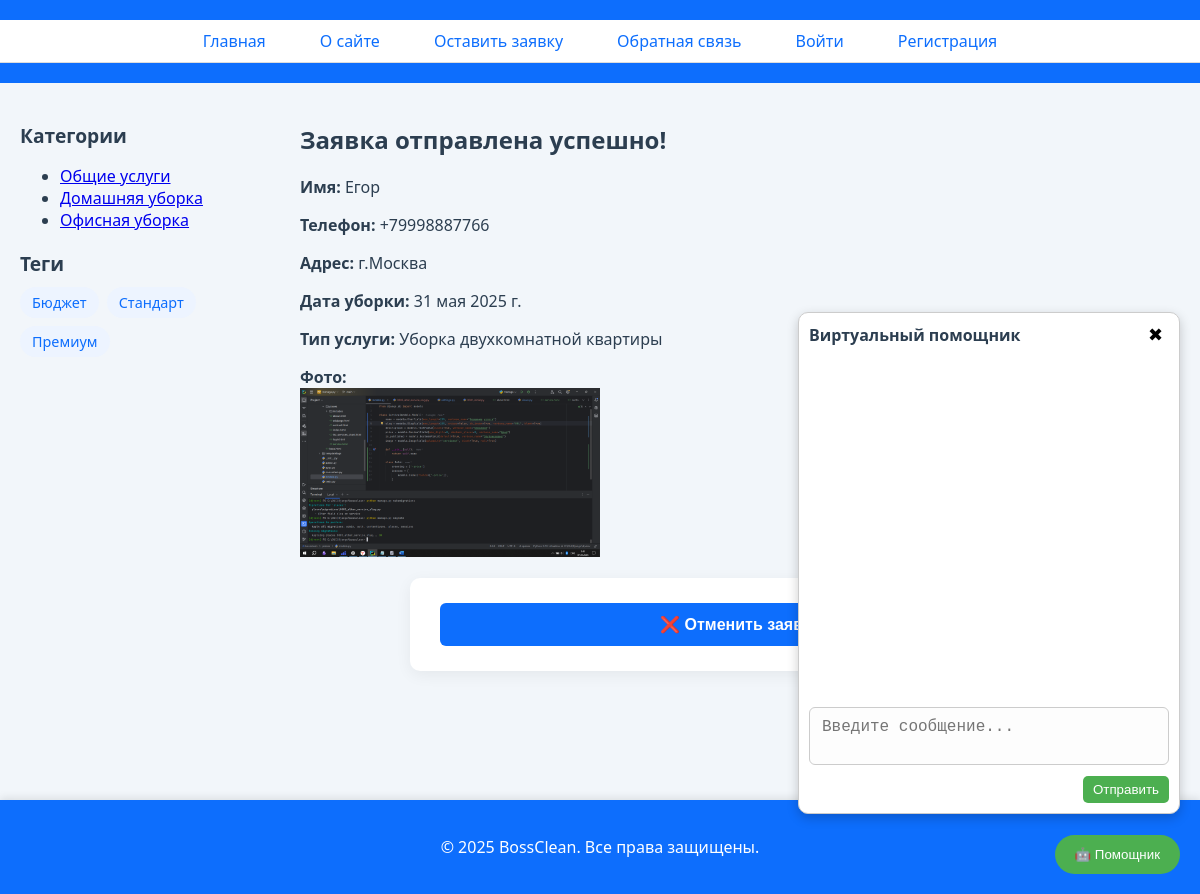
Screenshot of /order_success/10/ with the database file from the repository.
### places/models.py (models this page shows, shortened)
class ServiceCategory(models.Model):
    name = models.CharField(max_length=100, verbose_name='Название категории')
    slug = models.SlugField(unique=True, verbose_name='URL')
    def get_absolute_url(self):
        return reverse('category', kwargs={'cat_slug': self.slug})
    class Meta:
        verbose_name = 'Категория'
        verbose_name_plural = 'Категории'

class TagService(models.Model):
    tag = models.CharField(max_length=100, db_index=True, verbose_name="Название тега")
    slug = models.SlugField(max_length=255, unique=True, db_index=True, verbose_name="URL")
    def get_absolute_url(self):
        return reverse('tag', kwargs={'tag_slug': self.slug})

class OrderRequest(models.Model):
    user = models.ForeignKey(get_user_model(), on_delete=models.CASCADE, related_name='order_requests', null=True,
                             blank=True, verbose_name="Пользователь")
    name = models.CharField(
        max_length=100,
        verbose_name="Имя клиента",
        validators=[
            MinLengthValidator(2, "Имя должно содержать минимум 2 символа"),
            RegexValidator(r'^[А-Яа-яA-Za-z\s\-]+$', 'Имя может содержать только буквы, пробелы и дефисы')
        ]
    )
    phone = models.CharField(
        max_length=20,
        verbose_name="Телефон",
        validators=[
            RegexValidator(r'^\+?\d{10,15}$', 'Введите корректный номер телефона, начиная с +7 или 8')
        ]
    )
    address = models.TextField(
        verbose_name="Адрес",
        validators=[
            MinLengthValidator(5, "Адрес слишком короткий"),
            MaxLengthValidator(300, "Адрес слишком длинный")
        ]
    )
    date = models.DateField(verbose_name="Дата уборки")
    service = models.ForeignKey(Service, on_delete=models.CASCADE, verbose_name="Услуга")
    comment = models.TextField(
        blank=True,
        verbose_name="Комментарий",
        validators=[
            MaxLengthValidator(1000, "Комментарий слишком длинный (до 1000 символов)")
        ]
    )
    created_at = models.DateTimeField(auto_now_add=True, verbose_name="Дата создания заявки")
    image = models.ImageField(upload_to='uploads/', null=True, blank=True)
    class Meta:
        verbose_name = 'Заявка'
        verbose_name_plural = 'Заявки'

class Service(models.Model):
    class Status(models.IntegerChoices):
        DRAFT = 0, 'Черновик'
        PUBLISHED = 1, 'Опубликовано'
    name = models.CharField(max_length=255, verbose_name="Название услуги")
    slug = models.SlugField(max_length=255, unique=False, db_index=True, verbose_name="URL", blank=True)
    description = models.TextField(blank=True, verbose_name="Описание")
    price = models.DecimalField(max_digits=8, decimal_places=2, verbose_name="Цена")
    is_published = models.BooleanField(
        choices=Status.choices,
        default=Status.DRAFT,
        verbose_name="Статус публикации"
    )
    category = models.ForeignKey(ServiceCategory, on_delete=models.CASCADE, default='1', verbose_name='Категория', related_name='posts')
    tags = models.ManyToManyField(TagService, blank=True, related_name='services', verbose_name="Теги")
    image = models.ImageField(upload_to='services/', blank=True, null=True)
    objects = models.Manager()         # стандартный менеджер
    published = PublishedManager()    # пользовательский менеджер
    def __str__(self):
        return self.name
    class Meta:
        verbose_name = 'Услуга'
        verbose_name_plural = 'Услуги'
        ordering = ['-price']
        indexes = [
            models.Index(fields=['-price']),
        ]

### places/views.py (the view)
# urls.py: path('order_success/<int:order_id>/', views.order_success, name='order_success'),
def order_success(request, order_id):
    order = get_object_or_404(OrderRequest, id=order_id)
    return render(request, 'places/order_success.html', {'order': order})

### places/templatetags/cleaning_tags.py (called while the page is built)
@register.inclusion_tag('places/list_categories.html')
def show_categories(cat_selected=0):
    cats = ServiceCategory.objects.all()
    return {"cats": cats, "cat_selected": cat_selected}

@register.inclusion_tag('places/includes/tag_block.html')
def show_all_tags():
    return {"tags": TagService.objects.all()}

### users/context_processors.py (called while the page is built)
def get_main_menu(request):
    return {'mainmenu': menu}

### places/templates/places/order_success.html (shortened to what this page needs)
{% extends 'base.html' %}
{% block content %}
  <h2>Заявка отправлена успешно!</h2>
  <p><strong>Имя:</strong> {{ order.name }}</p>
  <p><strong>Телефон:</strong> {{ order.phone }}</p>
  <p><strong>Адрес:</strong> {{ order.address }}</p>
  <p><strong>Дата уборки:</strong> {{ order.date }}</p>
  <p><strong>Тип услуги:</strong> {{ order.service }}</p>
  {% if order.image %}
    <p><strong>Фото:</strong><br>
    <img src="{{ order.image.url }}" alt="Фото заявки" width="300"></p>
  {% endif %}
    <form action="{% url 'cancel_order' order.id %}" method="post" onsubmit="return confirm('Вы уверены, что хотите отменить заявку?');">
        <button type="submit" class="btn btn-danger">❌ Отменить заявку</button>
    </form>
{% endblock %}

### places/templates/places/list_categories.html
<ul class="category-list">
    {% for cat in cats %}
        {% if cat.id == cat_selected %}
            <li class="selected">{{ cat.name }}</li>
        {% else %}
            <li><a href="{{ cat.get_absolute_url }}">{{ cat.name }}</a></li>
        {% endif %}
    {% endfor %}
</ul>

### places/templates/places/includes/tag_block.html
{% if tags %}
<div class="tags">
    {% for t in tags %}
        <a href="{{ t.get_absolute_url }}" class="tag">{{ t.tag }}</a>
    {% endfor %}
</div>
{% endif %}

### places/static/places/css/styles.css (style rules this page uses)
html, body { font-family: 'Segoe UI', sans-serif; background-color: #f2f6fa; color: #2c3e50; height: 100%; margin: 0; padding: 0; }
.tags { display: flex; flex-wrap: wrap; gap: 8px; margin-top: 10px; }
.tag { background-color: #edf4ff; color: #0d6efd; padding: 6px 12px; border-radius: 20px; font-size: 0.9rem; text-decoration: none; transition: background-color 0.3s; }
form { max-width: 600px; margin: 0 auto; background-color: #ffffff; border-radius: 10px; padding: 25px 30px; box-shadow: 0 4px 16px rgba(0, 0, 0, 0.06); }
button[type="submit"] { width: 100%; padding: 12px; background-color: #0d6efd; border: none; color: white; font-weight: bold; font-size: 1rem; border-radius: 6px; cursor: pointer; transition: background-color 0.3s ease; }

### rows the page displays
ServiceCategory: name "Общие услуги"
ServiceCategory: name "Домашняя уборка"
ServiceCategory: name "Офисная уборка"
TagService: tag "Бюджет"
TagService: tag "Стандарт"
TagService: tag "Премиум"
OrderRequest: name "Егор", phone "+79998887766", address "г.Москва", date "31 мая 2025 г.", service "Уборка двухкомнатной квартиры", image (picture)

### other values shown
{{ m.title }} "Главная" "О сайте" "Оставить заявку" "Обратная связь"
